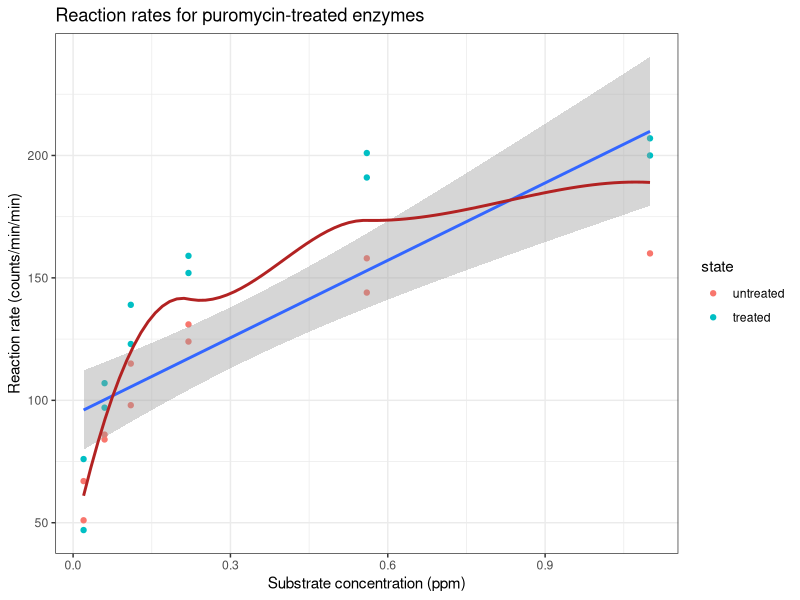
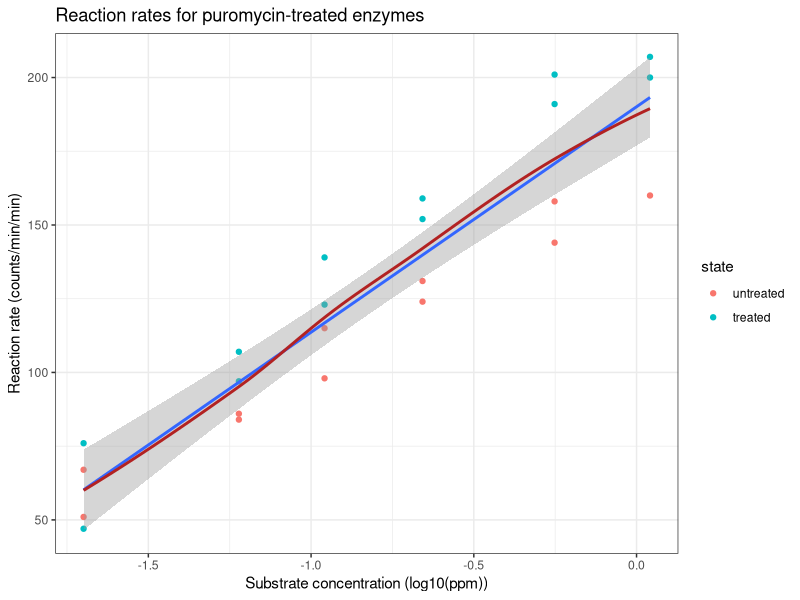
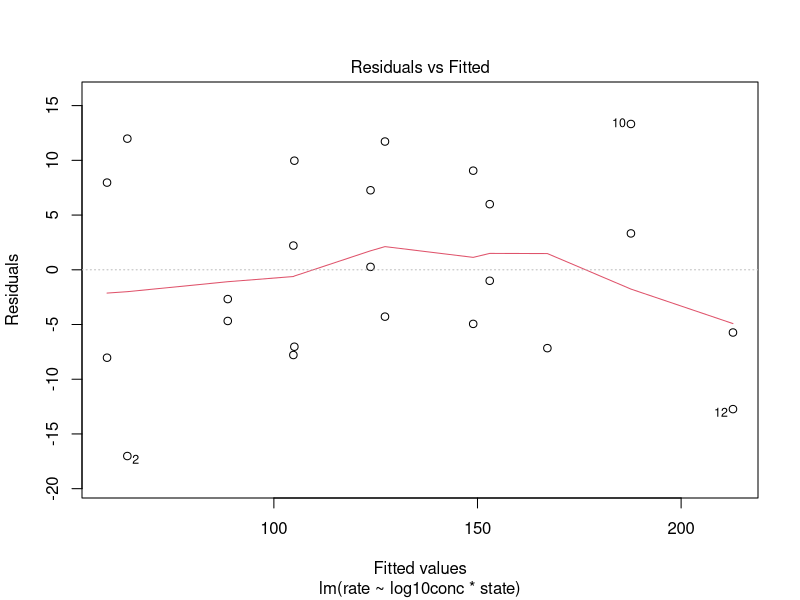
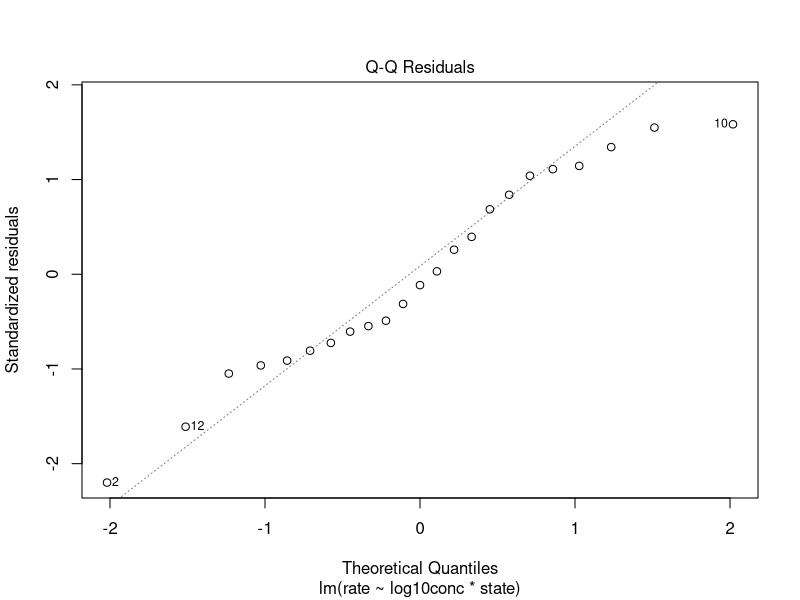
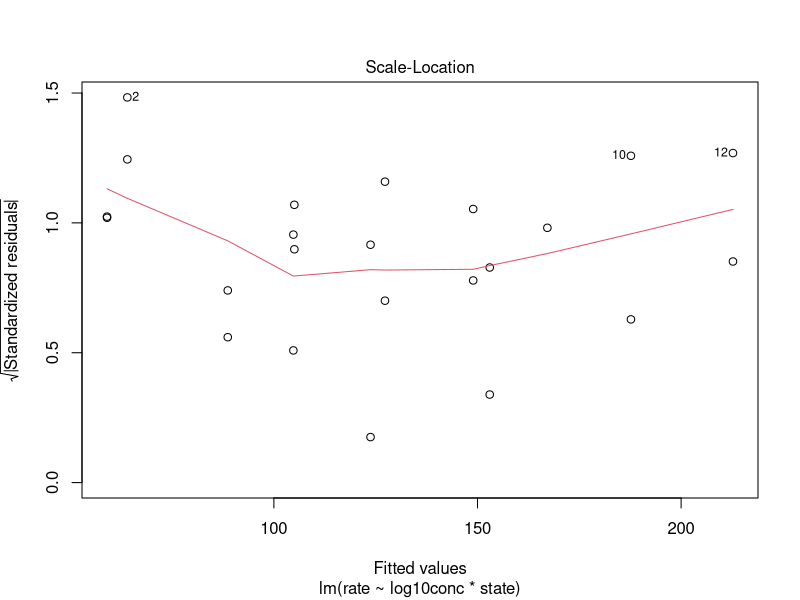
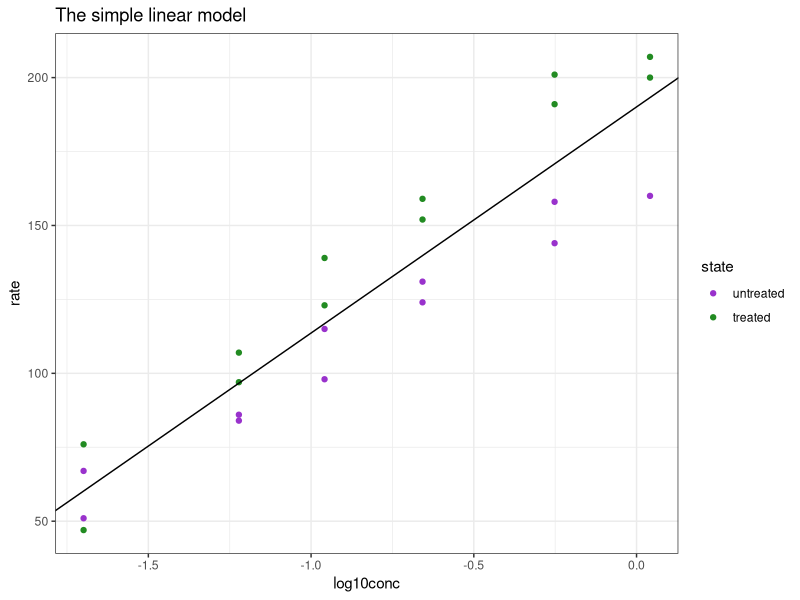
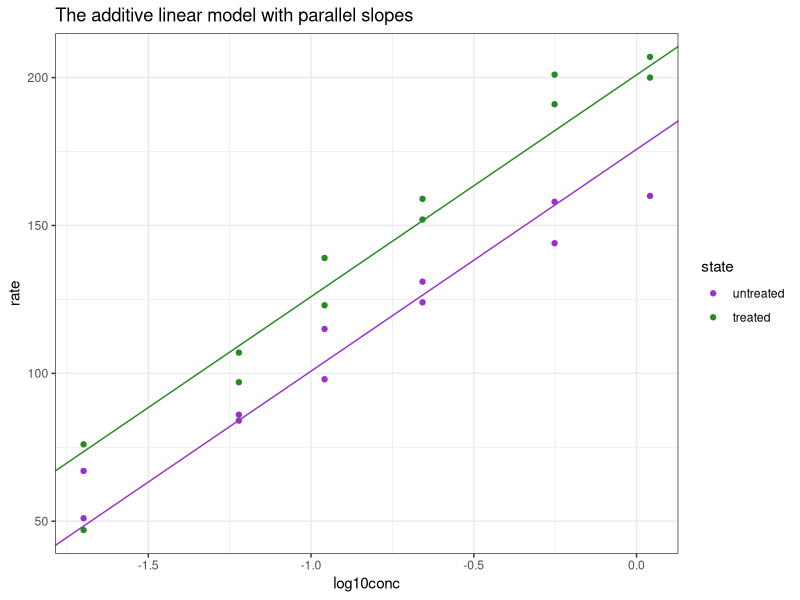
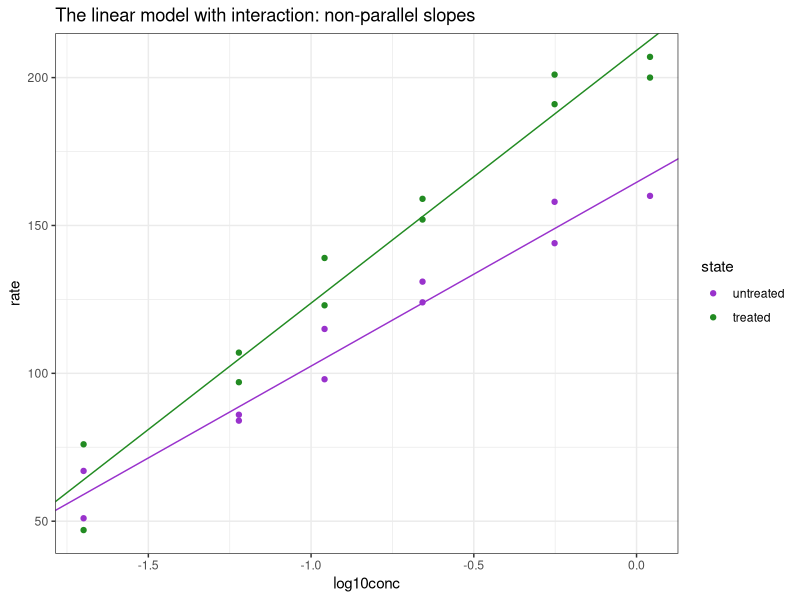

Source code (R) for these figures, in order:
## ---- chunk 1
library(tidyverse)
theme_set(theme_bw())
## ---- chunk 2
data(Puromycin)
## ---- chunk 3
Puromycin <- Puromycin %>%
  mutate(state = fct_relevel(state, c("untreated", "treated")))
## ---- chunk 4
Puromycin %>%
  ggplot(aes(conc, rate)) +
  geom_point(aes(col = state)) +
  stat_smooth(method = "lm") +
  stat_smooth(color = "firebrick", se = FALSE) +
  labs(
    x = "Substrate concentration (ppm)",
    y = "Reaction rate (counts/min/min)"
  ) +
  ggtitle("Reaction rates for puromycin-treated enzymes")
## ---- chunk 5
Puromycin %>%
  ggplot(aes(x = log10(conc), y = rate)) +
  geom_point(aes(col = state)) +
  stat_smooth(method = "lm") +
    stat_smooth(color = "firebrick", se = FALSE) +
    labs(
      x = "Substrate concentration (log10(ppm))",
      y = "Reaction rate (counts/min/min)"
    ) +
    ggtitle("Reaction rates for puromycin-treated enzymes")
## ---- chunk 6
Puromycin <- Puromycin %>%
  mutate(log10conc = log10(conc))

mod1 <- lm(rate ~ log10conc * state, Puromycin)
summary(mod1)
## ---- chunk 7
plot(mod1, which = 1)
## ---- chunk 8
plot(mod1, which = 2)
## ---- chunk 9
plot(mod1, which = 3)
## ---- chunk 10
mod_simple <- lm(rate ~ log10conc, data = Puromycin)
mod_simple

ggplot(Puromycin, aes(log10conc, rate)) +
  geom_point(aes(color = state)) +
  geom_abline(
     intercept = coef(mod_simple)[1],
     slope = coef(mod_simple)[2]
  ) +
  scale_color_manual(values = c("darkorchid", "forestgreen")) +
  ggtitle("The simple linear model")
## ---- chunk 11
mod_add <- lm(rate ~ log10conc + state, data = Puromycin)
mod_add

ggplot(Puromycin, aes(log10conc, rate, col = state)) +
  geom_point() +
  ## Line for the untreated group
  geom_abline(
     intercept = coef(mod_add)[1],
     slope = coef(mod_add)[2],
     col = "darkorchid"
  ) +
  ## Line for the treated group
  geom_abline(
     intercept = coef(mod_add)[1] + coef(mod_add)[3],
     slope = coef(mod_add)[2],
     col = "forestgreen"
  ) +
  scale_color_manual(values = c("darkorchid", "forestgreen")) +
  ggtitle("The additive linear model with parallel slopes")
## ---- chunk 12
mod_int <- lm(rate ~ log10conc * state, data = Puromycin)
mod_int

ggplot(Puromycin, aes(log10conc, rate, col = state)) +
  geom_point() +
  ## Line for the untreated group
  geom_abline(
     intercept = coef(mod_int)[1],
     slope = coef(mod_int)[2],
     col = "darkorchid"
  ) +
  ## Line for the treated group
  geom_abline(
     intercept = coef(mod_int)[1] + coef(mod_int)[3],
     slope = coef(mod_int)[2] + coef(mod_int)[4],
     col = "forestgreen"
  ) +
  scale_color_manual(values = c("darkorchid", "forestgreen")) +
  ggtitle("The linear model with interaction: non-parallel slopes")
## ---- chunk 13
mod0 <- lm(rate ~ state, data = Puromycin)
anova(mod0, mod1)
## ---- chunk 14
anova(mod1)
## ---- chunk 15
library(multcomp)
mcp1 <- glht(mod1,
  linfct = c(
    "log10conc = 0",
    "log10conc + log10conc:statetreated = 0",
    "log10conc:statetreated = 0"
  )
)
summary(mcp1)
confint(mcp1)
